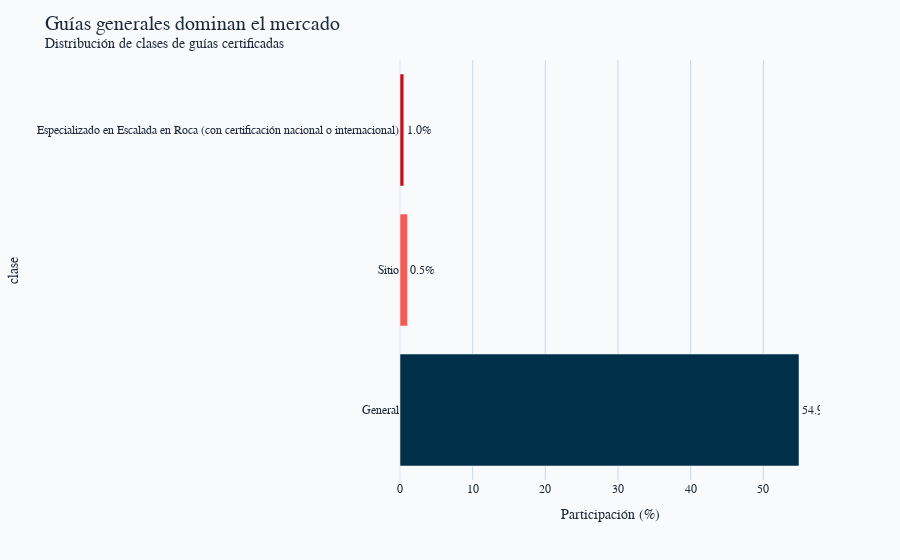

The code cell stored with this chart in its notebook:
### Markdown cell above
### 2. Especialización de guías

### Code cell
guides = datasets["tipos_clase_guias"].copy()
guides["porcentaje_empresas"] = pd.to_numeric(
    guides["porcentaje_empresas"], errors="coerce"
) * 100
text_labels = guides["porcentaje_empresas"].map(lambda v: f"{v:.1f}%" if pd.notna(v) else "N/D")
fig_guides = px.bar(
    guides.sort_values("porcentaje_empresas"),
    x="porcentaje_empresas",
    y="clase",
    text=text_labels,
    orientation="h",
    color="clase",
    color_discrete_sequence=ECONOMIST_COLORS
)
fig_guides.update_traces(textposition="outside")
fig_guides.update_layout(showlegend=False, xaxis_title="Participación (%)")
apply_economist_style(
    fig_guides,
    title="Guías generales dominan el mercado",
    subtitle="Distribución de clases de guías certificadas"
)
fig_guides.show()

### Figure 1 — Plotly figure (JSON) as saved in the notebook; plotly's stock layout.template omitted (floating-point values rounded to 4 significant figures)
{"data": [{"hovertemplate": "clase=%{y}<br>porcentaje_empresas=%{x}<br>text=%{text}<extra></extra>", "legendgroup": "Especializado en Escalada en Roca (con certificación nacional o internacional)", "marker": {"color": "#c1121f", "pattern": {"shape": ""}}, "name": "Especializado en Escalada en Roca (con certificación nacional o internacional)", "orientation": "h", "showlegend": true, "text": ["1.0%"], "textposition": "outside", "type": "bar", "x": [0.53], "xaxis": "x", "y": ["Especializado en Escalada en Roca (con certificación nacional o internacional)"], "yaxis": "y"}, {"hovertemplate": "clase=%{y}<br>porcentaje_empresas=%{x}<br>text=%{text}<extra></extra>", "legendgroup": "Sitio", "marker": {"color": "#f25c54", "pattern": {"shape": ""}}, "name": "Sitio", "orientation": "h", "showlegend": true, "text": ["0.5%"], "textposition": "outside", "type": "bar", "x": [1.03], "xaxis": "x", "y": ["Sitio"], "yaxis": "y"}, {"hovertemplate": "clase=%{y}<br>porcentaje_empresas=%{x}<br>text=%{text}<extra></extra>", "legendgroup": "General", "marker": {"color": "#003049", "pattern": {"shape": ""}}, "name": "General", "orientation": "h", "showlegend": true, "text": ["54.9%"], "textposition": "outside", "type": "bar", "x": [54.91], "xaxis": "x", "y": ["General"], "yaxis": "y"}], "layout": {"barmode": "relative", "font": {"color": "#1e293b", "family": "Georgia, serif"}, "legend": {"font": {"family": "Georgia, serif"}, "title": {"text": "clase"}, "tracegroupgap": 0}, "margin": {"t": 60}, "paper_bgcolor": "#f8fafc", "plot_bgcolor": "#f8fafc", "showlegend": false, "title": {"font": {"color": "#1e293b", "family": "Georgia, serif", "size": 20}, "text": "Guías generales dominan el mercado<br><sup>Distribución de clases de guías certificadas</sup>"}, "xaxis": {"anchor": "y", "domain": [0, 1], "gridcolor": "#cbd5f5", "showgrid": true, "tickfont": {"family": "Georgia, serif"}, "title": {"font": {"family": "Georgia, serif"}, "text": "Participación (%)"}}, "yaxis": {"anchor": "x", "categoryarray": ["General", "Sitio", "Especializado en Escalada en Roca (con certificación nacional o internacional)"], "categoryorder": "array", "domain": [0, 1], "showgrid": false, "tickfont": {"family": "Georgia, serif"}, "title": {"font": {"family": "Georgia, serif"}, "text": "clase"}}}}
